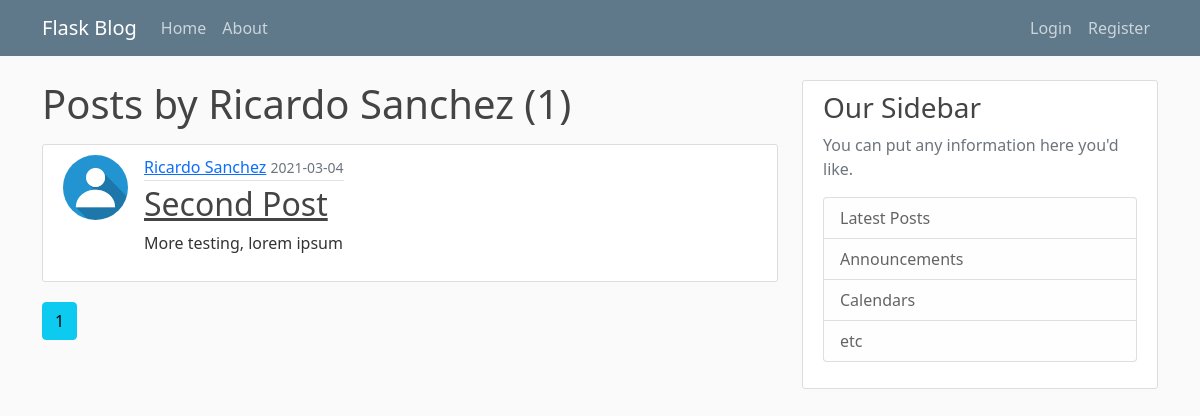
The app's page /user/Ricardo Sanchez, older data.
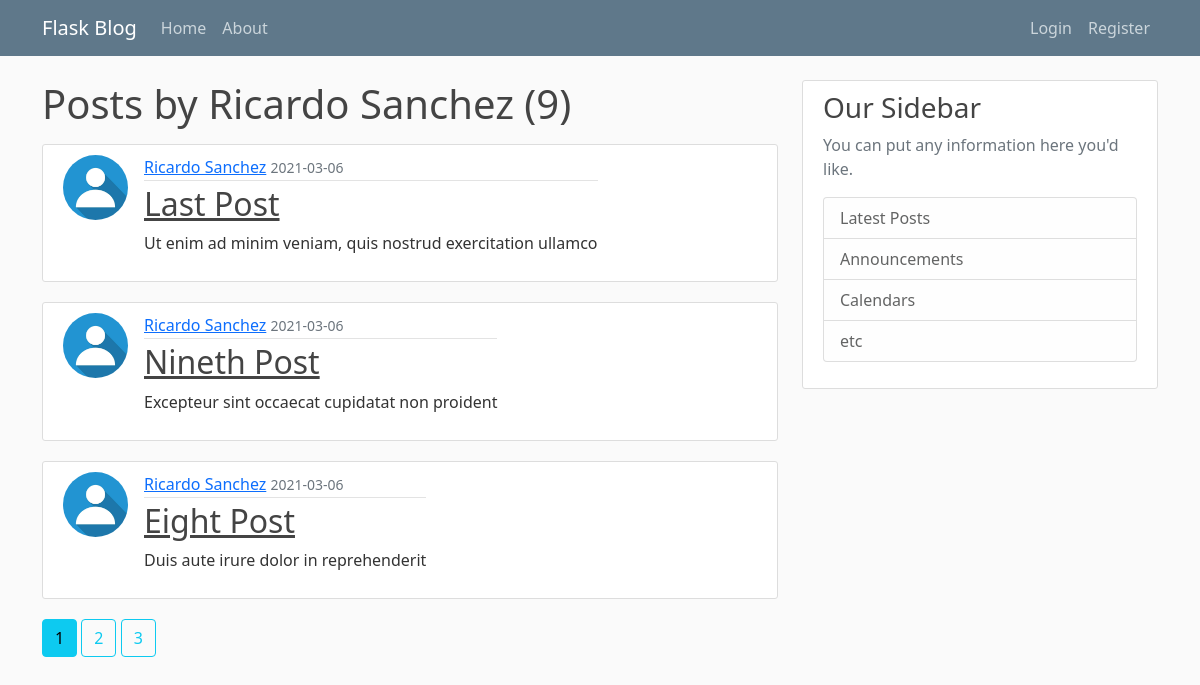
The same page, newer data.
### flaskblog/models.py (models this page shows, shortened)
class User(db.Model, UserMixin):
    id = db.Column(db.Integer, primary_key=True)
    username = db.Column(db.String(20), unique=True, nullable=False)
    email = db.Column(db.String(120), unique=True, nullable=False)
    image_file = db.Column(db.String(20), nullable=False, default='default.jpg')
    password = db.Column(db.String(60), nullable=False)
    posts = db.relationship('Post', backref='author', lazy=True)

class Post(db.Model):
    id = db.Column(db.Integer, primary_key=True)
    title = db.Column(db.String(100), nullable=False)
    date_posted = db.Column(db.DateTime, nullable=False, default=datetime.utcnow)
    content = db.Column(db.Text, nullable=False)
    user_id = db.Column(db.Integer, db.ForeignKey('user.id'), nullable=False)

### flaskblog/routes.py (the view)
@app.route("/user/<string:username>")
def user_posts(username):
    page = request.args.get("page", 1, type=int)
    user = User.query.filter_by(username=username).first_or_404()
    posts = (
        Post.query.filter_by(author=user)
        .order_by(Post.date_posted.desc())
        .paginate(page=page, per_page=3)
    )
    return render_template("user_posts.html", posts=posts, user=user)

### flaskblog/templates/user_posts.html
{% extends 'layout.html' %}
{% block content %}
    <h1 class="mb-3">Posts by {{ user.username }} ({{ posts.total }})</h1>
    {% for post in posts.items %}
    <article class="media content-section d-flex">
        <img src="{{ url_for('static', filename='profile_pics/'+post.author.image_file) }}" alt="Authos Thumbnail Image" class="rounded-circle article-img">
        <div class="media-body">
            <div class="article-metadata">
            <a class="mr-2" href="{{ url_for('user_posts', username=post.author.username) }}">{{ post.author.username }}</a>
            <small class="text-muted">{{ post.date_posted.strftime('%Y-%m-%d') }}</small>
            </div>
            <h2><a class="article-title" href="{{ url_for('post', post_id=post.id) }}">{{ post.title }}</a></h2>
            <p class="article-content">{{ post.content }}</p>
        </div>
    </article>
    {% endfor %}
    {% for page_num in posts.iter_pages(left_edge=1, right_edge=1, left_current=1, right_current=2) %}
        {% if page_num %}
            {% if posts.page == page_num %}
                <a class="btn btn-info mb-4" href="{{ url_for('user_posts', username=user.username, page=page_num) }}">{{ page_num }}</a>
            {% else %}
                <a class="btn btn-outline-info mb-4" href="{{ url_for('user_posts', username=user.username, page=page_num) }}">{{ page_num }}</a>
            {% endif %}
        {% else %}
            ...
        {% endif %}
    {% endfor %}
{% endblock content %}

### flaskblog/templates/layout.html (shortened to what this page needs)
<!DOCTYPE html>
<html lang="en">
<head>
    <link href="https://cdn.jsdelivr.net/npm/bootstrap@5.0.0-beta2/dist/css/bootstrap.min.css" rel="stylesheet">
    <link href="{{ url_for('static', filename='main.css') }}" rel="stylesheet" type="text/css">
</head>
<body>
    <header class="site-header">
        <nav class="navbar navbar-expand-md navbar-dark bg-steel fixed-top">
        <div class="container">
            <a class="navbar-brand mr-4" href="/">Flask Blog</a>
            <div class="collapse navbar-collapse justify-content-between" id="navbarToggle">
            <div class="navbar-nav mr-auto">
                <a class="nav-item nav-link" href="{{ url_for('home') }}">Home</a>
                <a class="nav-item nav-link" href="{{ url_for('about') }}">About</a>
            </div>
            <div class="navbar-nav">
                {% if current_user.is_authenticated %}
                    <a class="nav-item nav-link" href="{{ url_for('new_post') }}">New Post</a>
                    <a class="nav-item nav-link" href="{{ url_for('account') }}">Account</a>
                    <a class="nav-item nav-link" href="{{ url_for('logout') }}">Logout</a>
                {% else %}
                    <a class="nav-item nav-link" href="{{ url_for('login') }}">Login</a>
                    <a class="nav-item nav-link" href="{{ url_for('register') }}">Register</a>
                {% endif %}
            </div>
            </div>
        </div>
        </nav>
    </header>
    <main role="main" class="container">
        <div class="row">
            <div class="col-md-8">
            {% block content %}{% endblock %}
            </div>
            <div class="col-md-4">
            <div class="content-section">
                <h3>Our Sidebar</h3>
                <p class='text-muted'>You can put any information here you'd like.
                <ul class="list-group">
                    <li class="list-group-item list-group-item-light">Latest Posts</li>
                    <li class="list-group-item list-group-item-light">Announcements</li>
                    <li class="list-group-item list-group-item-light">Calendars</li>
                    <li class="list-group-item list-group-item-light">etc</li>
                </ul>
                </p>
            </div>
            </div>
        </div>
    </main>
</body>
</html>

### flaskblog/static/main.css (style rules this page uses)
body { background: #fafafa; color: #333333; margin-top: 5rem; }
h1, h2, h3, h4, h5, h6 { color: #444444; }
.bg-steel { background-color: #5f788a; }
.site-header .navbar-nav .nav-link { color: #cbd5db; }
.content-section { background: #ffffff; padding: 10px 20px; border: 1px solid #dddddd; border-radius: 3px; margin-bottom: 20px; }
.article-title { color: #444444; }
.article-content { white-space: pre-line; }
.article-img { height: 65px; width: 65px; margin-right: 16px; }
.article-metadata { padding-bottom: 1px; margin-bottom: 4px; border-bottom: 1px solid #e3e3e3 }

Row changes from the older to the newer data that the page shows:
no longer on this page (row unchanged): Post: image_file (placeholder picture), author.username "Ricardo Sanchez", date_posted "2021-03-04", title "Second Post", content "More testing, lorem ipsum"
added Post: image_file (placeholder picture), author.username "Ricardo Sanchez", date_posted "2021-03-06", title "Last Post", content "Ut enim ad minim veniam, quis nostrud exercitation ullamco"
added Post: image_file (placeholder picture), author.username "Ricardo Sanchez", date_posted "2021-03-06", title "Nineth Post", content "Excepteur sint occaecat cupidatat non proident"
added Post: image_file (placeholder picture), author.username "Ricardo Sanchez", date_posted "2021-03-06", title "Eight Post", content "Duis aute irure dolor in reprehenderit"
Text that changed along with them:
{{ posts.total }}: "1" → "9"
new list line: "2"
new list line: "3"
